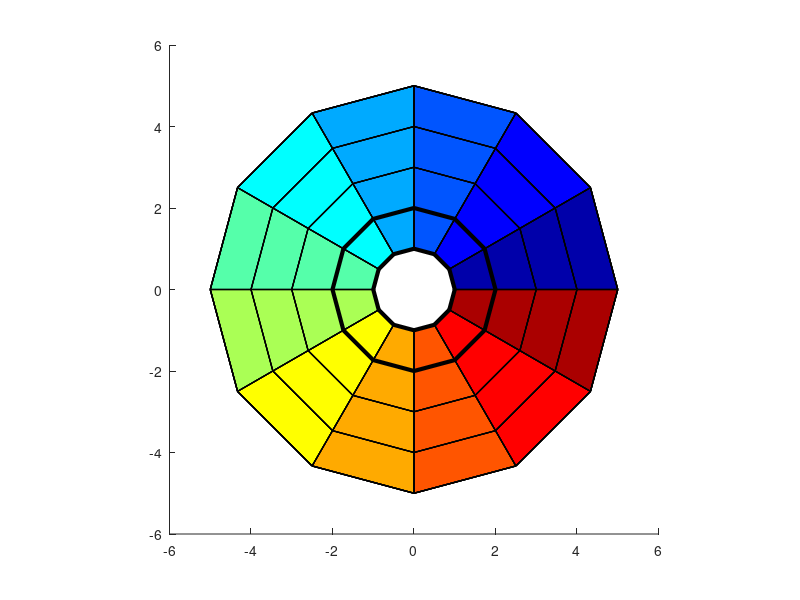

MATLAB code for this plot:
%% Ring puzzle with periodic boundaries
% Controls:
% move: w,a,s,d
% toggle ring/segment mode: space

%% settings and Inits
NumberOfRings = 4;
NumberOfSegments = 12;
cmap = jet(NumberOfSegments);
Dseg = 360/NumberOfSegments;
quadsx = [];
quadsy = [];
quadsc = [];
quadsci = [];

handleFigure = figure;
hold on;

%% init color index matrix
WheelColors = repmat(1:NumberOfSegments,[NumberOfRings 1]);

%% create vertices for board
for segs=0:(NumberOfSegments-1)
  for r=1:NumberOfRings
    x1 = r*cosd(segs*Dseg);
    x2 = (r+1)*cosd(segs*Dseg);
    x3 = (r+1)*cosd((segs+1)*Dseg);
    x4 = r*cosd((segs+1)*Dseg);
    y1 = r*sind(segs*Dseg);
    y2 = (r+1)*sind(segs*Dseg);
    y3 = (r+1)*sind((segs+1)*Dseg);
    y4 = r*sind((segs+1)*Dseg);
    quadsx = [quadsx; [x1 x2 x3 x4]];
    quadsy = [quadsy; [y1 y2 y3 y4]];
    %quadsc = [quadsc; cmap(segs+1,:)];
    quadsci = [quadsci; segs+1];
  end
end

%% draw game board
p1 = patch(quadsx', quadsy', 1:size(quadsx,1));
colormap(cmap(quadsci,:));

%% draw ring highlights
% store ring handles
p2 = [];
p3 = [];

% highlight selected ring
for iRingSelection = 1:NumberOfRings
  p2(iRingSelection) = plot([quadsx(iRingSelection:NumberOfRings:end,1); quadsx(iRingSelection,1)],[quadsy(iRingSelection:NumberOfRings:end,1); quadsy(iRingSelection,1)],'-','LineWidth',1,'Color','k');
  p3(iRingSelection) = plot([quadsx(iRingSelection:NumberOfRings:end,1+1); quadsx(iRingSelection,1+1)],[quadsy(iRingSelection:NumberOfRings:end,1+1); quadsy(iRingSelection,1+1)],'-','LineWidth',1,'Color','k');
end

p2(5) = plot([quadsx(iRingSelection:NumberOfRings:end,2); quadsx(iRingSelection,2)],[quadsy(iRingSelection:NumberOfRings:end,2); quadsy(iRingSelection,2)],'-','LineWidth',1,'Color','k');
p3(5) = plot([quadsx(iRingSelection:NumberOfRings:end,3); quadsx(iRingSelection,3)],[quadsy(iRingSelection:NumberOfRings:end,3); quadsy(iRingSelection,3)],'-','LineWidth',1,'Color','k');

%% draw segment highlights
% highlight selected segment
for nSegmentSelection = 1:(NumberOfSegments/2-1)
  p4(nSegmentSelection) = patch([quadsx([1:NumberOfRings]+(nSegmentSelection-1)*NumberOfRings,1)' quadsx(NumberOfRings+(nSegmentSelection-1)*NumberOfRings,2) quadsx(2*NumberOfRings+(nSegmentSelection-1)*NumberOfRings,2) quadsx([(2*NumberOfRings):-1:(NumberOfRings+1)]+(nSegmentSelection-1)*NumberOfRings,1)'], [quadsy([1:NumberOfRings]+(nSegmentSelection-1)*NumberOfRings,1)' quadsy(NumberOfRings+(nSegmentSelection-1)*NumberOfRings,2) quadsy(2*NumberOfRings+(nSegmentSelection-1)*NumberOfRings,2) quadsy([(2*NumberOfRings):-1:(NumberOfRings+1)]+(nSegmentSelection-1)*NumberOfRings,1)'], ones(1,2*NumberOfRings+2),'FaceColor','none','LineWidth',1);
  p5(nSegmentSelection) = patch([quadsx([1:NumberOfRings]+(nSegmentSelection-1)*NumberOfRings+NumberOfSegments/2*NumberOfRings,1)' quadsx(NumberOfRings+(nSegmentSelection-1)*NumberOfRings+NumberOfSegments/2*NumberOfRings,2) quadsx(2*NumberOfRings+(nSegmentSelection-1)*NumberOfRings+NumberOfSegments/2*NumberOfRings,2) quadsx([(2*NumberOfRings):-1:(NumberOfRings+1)]+(nSegmentSelection-1)*NumberOfRings+NumberOfSegments/2*NumberOfRings,1)'], [quadsy([1:NumberOfRings]+(nSegmentSelection-1)*NumberOfRings+NumberOfSegments/2*NumberOfRings,1)' quadsy(NumberOfRings+(nSegmentSelection-1)*NumberOfRings+NumberOfSegments/2*NumberOfRings,2) quadsy(2*NumberOfRings+(nSegmentSelection-1)*NumberOfRings+NumberOfSegments/2*NumberOfRings,2) quadsy([(2*NumberOfRings):-1:(NumberOfRings+1)]+(nSegmentSelection-1)*NumberOfRings+NumberOfSegments/2*NumberOfRings,1)'], ones(1,2*NumberOfRings+2),'FaceColor','none','LineWidth',1);
end

nSegmentSelection = NumberOfSegments/2;
p4(nSegmentSelection) = patch([quadsx([1:NumberOfRings]+(nSegmentSelection-1)*NumberOfRings,1)' quadsx(NumberOfRings+(nSegmentSelection-1)*NumberOfRings,2) quadsx(2*NumberOfRings+(nSegmentSelection-1)*NumberOfRings,2) quadsx([(2*NumberOfRings):-1:(NumberOfRings+1)]+(nSegmentSelection-1)*NumberOfRings,1)'], [quadsy([1:NumberOfRings]+(nSegmentSelection-1)*NumberOfRings,1)' quadsy(NumberOfRings+(nSegmentSelection-1)*NumberOfRings,2) quadsy(2*NumberOfRings+(nSegmentSelection-1)*NumberOfRings,2) quadsy([(2*NumberOfRings):-1:(NumberOfRings+1)]+(nSegmentSelection-1)*NumberOfRings,1)'], ones(1,2*NumberOfRings+2),'FaceColor','none','LineWidth',1);
p5(nSegmentSelection) = patch([quadsx([1:NumberOfRings]+(nSegmentSelection-1)*NumberOfRings+NumberOfSegments/2*NumberOfRings,1)' quadsx(NumberOfRings+(nSegmentSelection-1)*NumberOfRings+NumberOfSegments/2*NumberOfRings,2) quadsx(mod(2*NumberOfRings+(nSegmentSelection-1)*NumberOfRings+NumberOfSegments/2*NumberOfRings,NumberOfSegments*NumberOfRings),2) quadsx(mod([(2*NumberOfRings):-1:(NumberOfRings+1)]+(nSegmentSelection-1)*NumberOfRings+NumberOfSegments/2*NumberOfRings,NumberOfSegments*NumberOfRings),1)'], [quadsy([1:NumberOfRings]+(nSegmentSelection-1)*NumberOfRings+NumberOfSegments/2*NumberOfRings,1)' quadsy(NumberOfRings+(nSegmentSelection-1)*NumberOfRings+NumberOfSegments/2*NumberOfRings,2) quadsy(mod(2*NumberOfRings+(nSegmentSelection-1)*NumberOfRings+NumberOfSegments/2*NumberOfRings,NumberOfSegments*NumberOfRings),2) quadsy(mod([(2*NumberOfRings):-1:(NumberOfRings+1)]+(nSegmentSelection-1)*NumberOfRings+NumberOfSegments/2*NumberOfRings,NumberOfSegments*NumberOfRings),1)'], ones(1,2*NumberOfRings+2),'FaceColor','none','LineWidth',1);

hold off;
axis square

%% Main game - we do an event based game mechanic via keypressfcn of the figure
CurrentSelectRing = 1;
CurrentSelectSegment = 1;

% select innermost ring
set(p2(CurrentSelectRing),'LineWidth',3);
set(p3(CurrentSelectRing),'LineWidth',3);

%% attaching data to figure
setappdata(handleFigure,'CurrentSelectRing',CurrentSelectRing);
setappdata(handleFigure,'CurrentSelectSegment',CurrentSelectSegment);
setappdata(handleFigure,'p1',p1);
setappdata(handleFigure,'p2',p2);
setappdata(handleFigure,'p3',p3);
setappdata(handleFigure,'p4',p4);
setappdata(handleFigure,'p5',p5);
setappdata(handleFigure,'mode',0); % 0: ring, 1: segment
setappdata(handleFigure,'WheelColors',WheelColors);
setappdata(handleFigure,'cmap',cmap);
setappdata(handleFigure,'NumberOfRings',NumberOfRings);
setappdata(handleFigure,'NumberOfSegments',NumberOfSegments);
% setting callback for keypress
set(handleFigure,'keypressfcn',@KeypressInput);

%% move pieces according to keypress, see preamble for controls
function KeypressInput(hrsc, evt)
  disp(evt.Character);
  % get data from figure
  CurrentSelectRing = getappdata(hrsc,'CurrentSelectRing');
  CurrentSelectSegment = getappdata(hrsc,'CurrentSelectSegment');
  p1 = getappdata(hrsc,'p1');
  p2 = getappdata(hrsc,'p2');
  p3 = getappdata(hrsc,'p3');
  p4 = getappdata(hrsc,'p4');
  p5 = getappdata(hrsc,'p5');
  WheelColors = getappdata(hrsc,'WheelColors');
  cmap = getappdata(hrsc,'cmap');
  NumberOfRings = getappdata(hrsc,'NumberOfRings');
  NumberOfSegments = getappdata(hrsc,'NumberOfSegments');
  % toggle mode between ring and segment
  mode = getappdata(hrsc,'mode');
  if (evt.Key == 'space')
    mode = ~mode;
    setappdata(hrsc,'mode',mode);
  end
  % hide old selection
  set(p2(CurrentSelectRing),'LineWidth',1);
  set(p3(CurrentSelectRing),'LineWidth',1);
  set(p4(CurrentSelectSegment),'LineWidth',1);
  set(p5(CurrentSelectSegment),'LineWidth',1);
   
  if ~mode % ring mode
    % select new ring based on input
    % move ring selection up
    if evt.Character == 'w'
      CurrentSelectRing = min(CurrentSelectRing + 1,NumberOfRings);
    end
    % move ring selection down
    if evt.Character == 's'
      CurrentSelectRing = max(CurrentSelectRing - 1,1);
    end
    % rotate ring colors
    if evt.Character == 'a'
      WheelColors = [WheelColors(1:CurrentSelectRing-1,:);circshift(WheelColors(CurrentSelectRing,:),1);WheelColors(CurrentSelectRing+1:end,:)];
      colormap(cmap(WheelColors(:),:));
    end
    % rotate ring colors
    if evt.Character == 'd'
      WheelColors = [WheelColors(1:CurrentSelectRing-1,:);circshift(WheelColors(CurrentSelectRing,:),-1);WheelColors(CurrentSelectRing+1:end,:)];
      colormap(cmap(WheelColors(:),:));
    end
    % update selection
    set(p2(CurrentSelectRing),'LineWidth',3);
    set(p3(CurrentSelectRing),'LineWidth',3);
    % update appdata
    setappdata(hrsc,'CurrentSelectRing',CurrentSelectRing);
    setappdata(hrsc,'WheelColors',WheelColors);
  else % segment mode
    % select new segment based on input
    % move segment select counterclockwise
    if evt.Character == 'a'
      CurrentSelectSegment = mod(CurrentSelectSegment + 1,NumberOfSegments/2);
      if CurrentSelectSegment == 0
        CurrentSelectSegment = NumberOfSegments/2;
      end
    end
    % move segment select clockwise
    if evt.Character == 'd'
      CurrentSelectSegment = mod(CurrentSelectSegment - 1,NumberOfSegments/2);
      if CurrentSelectSegment == 0
        CurrentSelectSegment = NumberOfSegments/2;
      end
    end
    % shift segment up
    if evt.Character == 'w'
      if CurrentSelectSegment > NumberOfSegments/2
        nshift = 1;
      else
        nshift = -1;
      end
      shiftindex = mod(CurrentSelectSegment+NumberOfSegments/2,NumberOfSegments);
      if shiftindex == 0
        shiftindex = NumberOfSegments;
      endif
    
      tmp_column = [WheelColors(:,CurrentSelectSegment); flipud(WheelColors(:,shiftindex))];

      shift_column = circshift(tmp_column,nshift);

      WheelColors(:,CurrentSelectSegment) = shift_column(1:end/2);
      WheelColors(:,shiftindex) = flipud(shift_column((end/2+1):end));

      colormap(cmap(WheelColors(:),:));
    end  
    % shift segment down
    if evt.Character == 's'
      if CurrentSelectSegment > NumberOfSegments/2
        nshift = -1;
      else
        nshift = 1;
      end
      shiftindex = mod(CurrentSelectSegment+NumberOfSegments/2,NumberOfSegments);
      if shiftindex == 0
        shiftindex = NumberOfSegments;
      endif
      
      tmp_column = [WheelColors(:,CurrentSelectSegment); flipud(WheelColors(:,shiftindex))];
      
      shift_column = circshift(tmp_column,nshift);
      
      WheelColors(:,CurrentSelectSegment) = shift_column(1:end/2);
      WheelColors(:,shiftindex) = flipud(shift_column((end/2+1):end));
      
      colormap(cmap(WheelColors(:),:));
    end
    set(p4(CurrentSelectSegment),'LineWidth',3);
    set(p5(CurrentSelectSegment),'LineWidth',3);
    % update appdata
    setappdata(hrsc,'CurrentSelectSegment',CurrentSelectSegment);
    setappdata(hrsc,'WheelColors',WheelColors);
  end
end